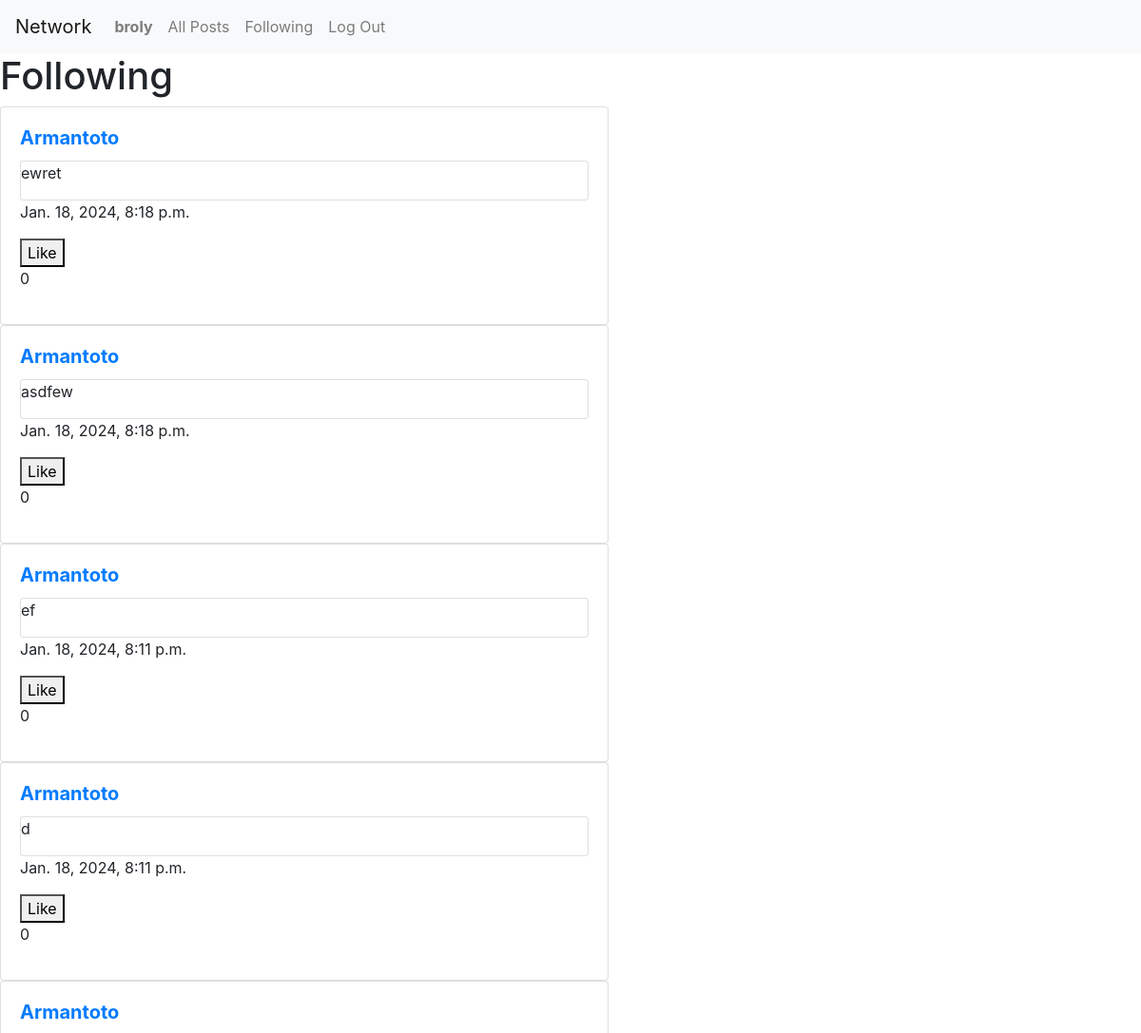
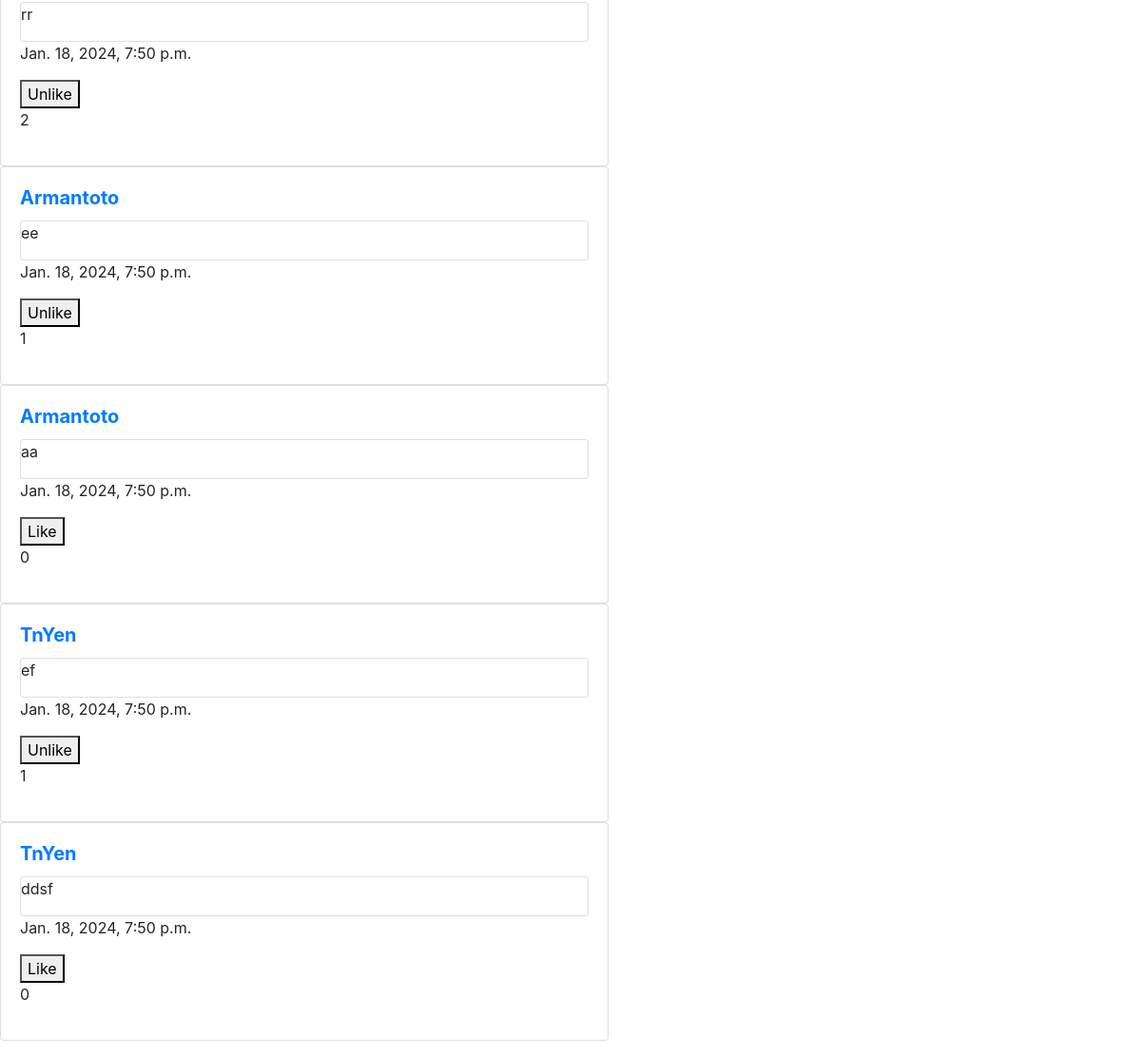
The page /following (signed in) on the database its author committed (2 pictures, top to bottom).
### network/models.py (models this page shows, shortened)
class User(AbstractUser):
    pass

class Post(models.Model):
    creator = models.ForeignKey(User, blank=True, on_delete=models.CASCADE, related_name="creator")
    post_content = models.TextField(max_length=500, blank=True)
    date = models.DateField(auto_now_add=True)
    time = models.TimeField(auto_now_add=True)
    likes = models.ManyToManyField(User, related_name="liked_posts", blank=True)
    likes_count = models.IntegerField(default=0)

### network/views.py (the view)
# urls.py: path("following", views.following, name="following"),
def following(request):
    user = request.user
    currentUser = User.objects.get(pk= request.user.id)
    followingPeople = Follow.objects.filter(user_following=currentUser)
    all_posts = Post.objects.all().order_by('id').reverse()
    followingPosts = []
    for post in all_posts:
        post.liked = post.likes.filter(pk=user.pk).exists()
        post.is_creator = (user == post.creator)
        for person in followingPeople:
            if person.user_followed == post.creator:
                followingPosts.append(post)
    paginator = Paginator(followingPosts, 10)
    pageNumber = request.GET.get("page")
    rightPage = paginator.get_page(pageNumber)
    return render(request, "network/following.html", {
        "rightPage": rightPage
    })

### network/templates/network/following.html (shortened to what this page needs)
{% extends "network/layout.html" %}
{% block body %}
{% load static %}
<h1>Following</h1>
{% for post in rightPage  %}
<div class="card" style="width: 40rem;">
    <div class="card-body">
        <h5 class="card-title"><a href="{% url 'get_user' userID=post.creator.id %}"><strong>{{ post.creator }}</strong></a></h5>
        <div class="card">
            <p id="post-content-{{ post.id }}" class="card-text">{{ post.post_content }}</p>
        </div>
        <p>{{ post.date }}, {{ post.time }}</p>
        <button class="like" data-post-id="{{ post.id }}" data-liked="{{ post.liked }}">
          {% if user.is_authenticated %}
              {% if post.liked %}
                  Unlike
              {% else %}
                  Like
              {% endif %}
          {% else %}
              Likes
          {% endif %}
        </button>
        <p id="like-count-{{ post.id }}">{{ post.likes_count }}</p>
    </div>
</div>
{% endfor %}
{% endblock %}

### network/templates/network/layout.html (shortened to what this page needs)
{% load static %}
<!DOCTYPE html>
<html lang="en">
    <head>
        <link rel="stylesheet" href="https://stackpath.bootstrapcdn.com/bootstrap/4.4.1/css/bootstrap.min.css">
        <link href="{% static 'network/styles.css' %}" rel="stylesheet">
    </head>
    <body>
        <nav class="navbar navbar-expand-lg navbar-light bg-light">
            <a class="navbar-brand" href="#">Network</a>
            <div>
              <ul class="navbar-nav mr-auto">
                {% if user.is_authenticated %}
                    <li class="nav-item">
                        <a class="nav-link" href="{% url 'get_user' userID=user.id %}"><strong>{{ user.username }}</strong></a>
                    </li>
                {% endif %}
                <li class="nav-item">
                  <a class="nav-link" href="{% url 'index' %}">All Posts</a>
                </li>
                {% if user.is_authenticated %}
                    <li class="nav-item">
                        <a class="nav-link" href="{% url 'following' %}">Following</a>
                    </li>
                    <li class="nav-item">
                        <a class="nav-link" href="{% url 'logout' %}">Log Out</a>
                    </li>
                {% endif %}
              </ul>
            </div>
          </nav>
        <div class="body">
            {% block body %}
            {% endblock %}
        </div>
    </body>
</html>

### rows shown on the page
User: username "broly"
Post: creator "Armantoto", post_content "ewret", date "Jan. 18, 2024", time "8:18 p.m.", shows "Like", likes_count "0"
Post: creator "Armantoto", post_content "asdfew", date "Jan. 18, 2024", time "8:18 p.m.", shows "Like", likes_count "0"
Post: creator "Armantoto", post_content "ef", date "Jan. 18, 2024", time "8:11 p.m.", shows "Like", likes_count "0"
Post: creator "Armantoto", post_content "d", date "Jan. 18, 2024", time "8:11 p.m.", shows "Like", likes_count "0"
Post: creator "Armantoto", post_content "rr", date "Jan. 18, 2024", time "7:50 p.m.", shows "Unlike", likes_count "2"
Post: creator "Armantoto", post_content "ee", date "Jan. 18, 2024", time "7:50 p.m.", shows "Unlike", likes_count "1"
Post: creator "Armantoto", post_content "aa", date "Jan. 18, 2024", time "7:50 p.m.", shows "Like", likes_count "0"
Post: creator "TnYen", post_content "ef", date "Jan. 18, 2024", time "7:50 p.m.", shows "Unlike", likes_count "1"
Post: creator "TnYen", post_content "ddsf", date "Jan. 18, 2024", time "7:50 p.m.", shows "Like", likes_count "0"
